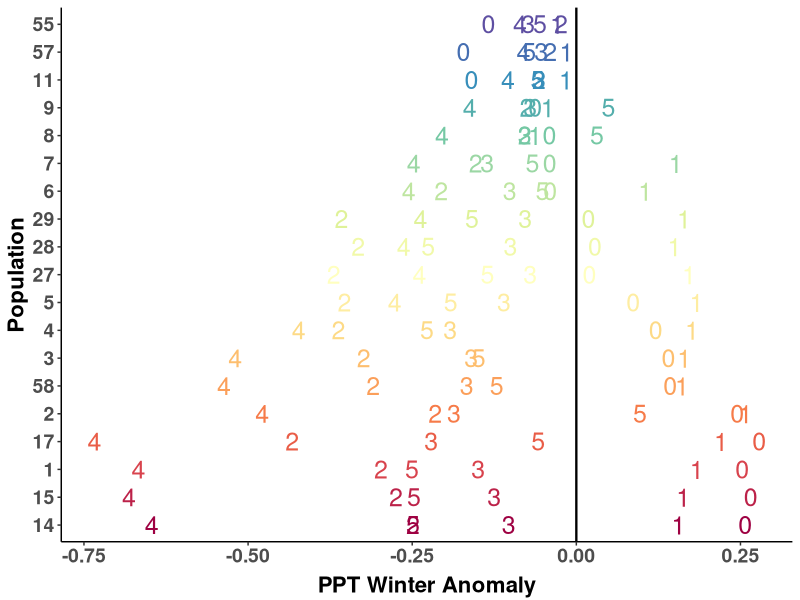
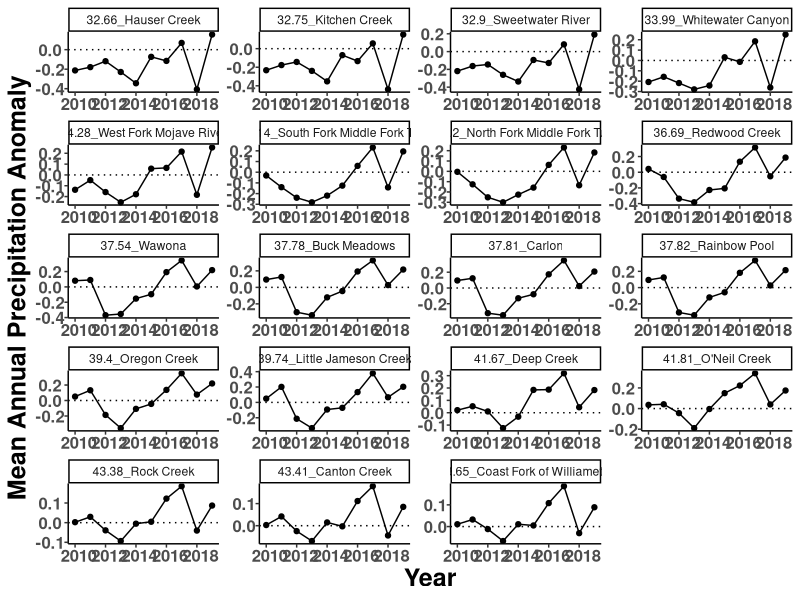
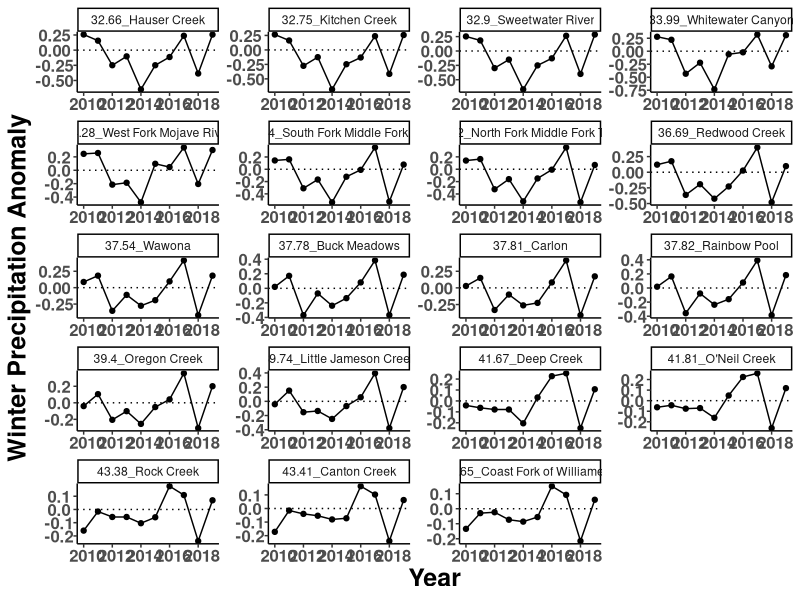
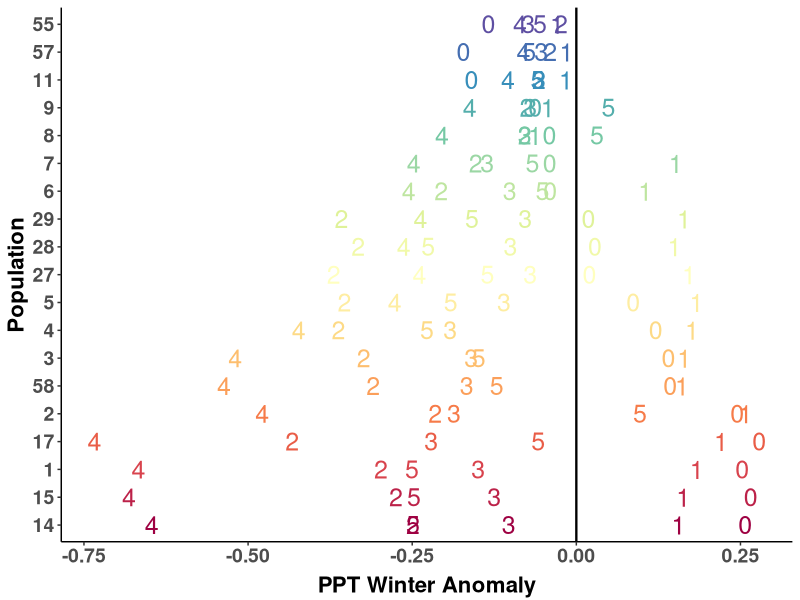
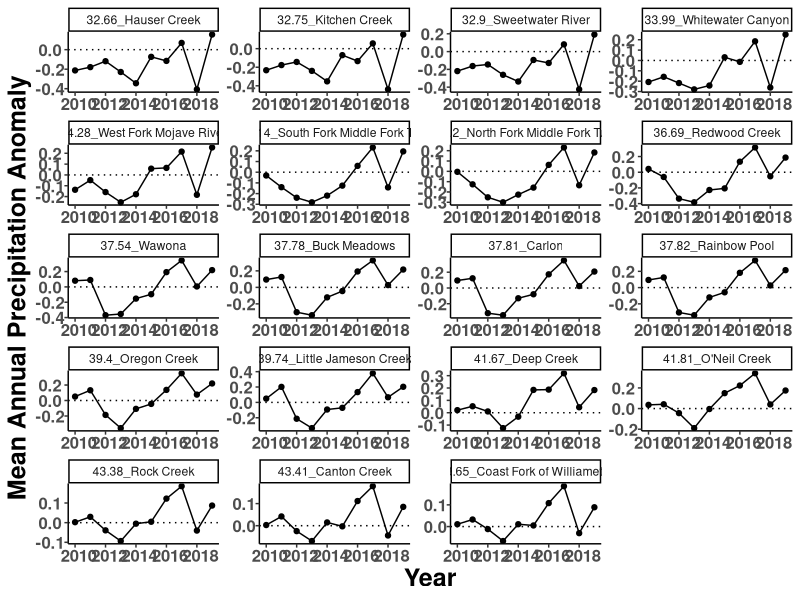
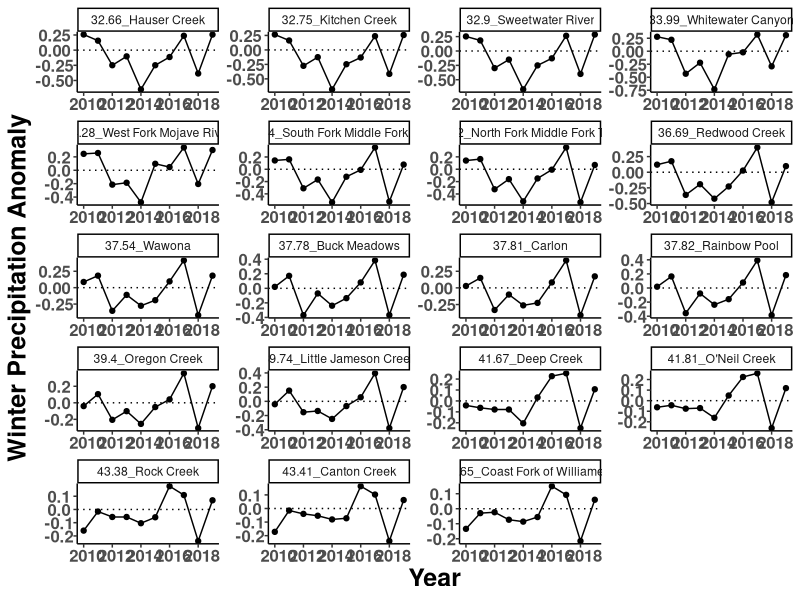

Write R code to recreate these figures, in order.
##################################################################################
## Daniel Anstett
## Some timeseries of weather and weather anomaly for each demography site
## 
## Last Modified January 22, 2020
###################################################################################
theme_ci <- function(){ 
  theme_classic() %+replace%    #replace elements we want to change
    theme(axis.text.x = element_text(size = 12, face = "bold", angle = 0,hjust = 0.4, vjust = 0.7), 
          axis.title = element_text(size = 18, face = "bold"), 
          axis.text.y = element_text(size = 12, face = "bold"))
          #strip.background = element_blank(),strip.text.x = element_text(size = 16, face = "bold"))
}
###################################################################################
#Load Libraries
library(tidyverse)
library(RColorBrewer)


#*******************************************************************************
### 1. Read in climate data
#*******************************************************************************

#Import weather data
wna2 <- read_csv("data/climate_data/demo_weather_wateryear.csv")  %>% filter(Paper_ID!=12)
wna2 <- wna2 %>% #Selects MAT, MAP, CMD,
  select(Site,Paper_ID,Latitude,Longitude,Year,MAT.weath=MAT,MAP.weath=MAP,CMD.weath=CMD) %>%  
  mutate(log.MAP.weath = log10(MAP.weath)) #Take log of MAP
#separate(ID_Year1, into = c("Site", "Year"), sep = "_") #makes site/year variable
wna2$Site <- as.factor(wna2$Site) ; wna2$Year <- as.numeric(wna2$Year) #define variables

#Import weather anomaly data
anom <- read_csv("data/climate_data/climate_anomaly_yearly.csv") %>% filter(Paper_ID!=12)

#Make Lat.Site Variable
wna2.site <- wna2 
wna2.site$Latitude <- round(wna2.site$Latitude ,digit=2) 
wna2.site <- wna2.site %>% unite(col=Lat.Site,c("Latitude","Site"),sep="_") %>% select(Lat.Site)
wna2 <- cbind(wna2,wna2.site)

anom.site <- anom 
anom.site$Latitude <- round(anom.site$Latitude ,digit=2) 
anom.site <- anom.site %>% unite(col=Lat.Site,c("Latitude","Site"),sep="_") %>% select(Lat.Site)
anom <- cbind(anom,anom.site)



#*******************************************************************************
### 2. Visualize drought anomaly
#*******************************************************************************

#Make populations appear in latitudinal order, filter year range
anom_year<-anom %>% mutate(Site.Lat=paste(Latitude,Paper_ID,sep="_")) %>% filter(Year<2016)
anom_year$Paper_ID<-as.factor(anom_year$Paper_ID) 
anom_year$Paper_ID<-factor(anom_year$Paper_ID,levels=c("55","57","11","9","8","7","6","29","28","27",
                                                       "5","4","3","58","2","17","1","15","14"))
#
Site.label<-c("43.6517_55"="55",
              "43.4137_57"="57",
              "43.37876_11"="11",
              "41.80979_9"="9",
              "41.66546_8"="8",
              "39.74298_7"="7",
              "39.39704_6"="6",
              "37.81878_29"="29",
              "37.81006_28"="28",
              "37.77722_27"="27",
              "37.53822_5"="5",
              "36.68952_4"="4",
              "36.20081_3"="3",
              "36.13756_58"="58",
              "34.28425_2"="2",
              "33.99329_17"="17",
              "32.89913_1"="1",
              "32.75206_15"="15",
              "32.65822_14"="14")


# N-S color gradient
lat_cols=colorRampPalette(brewer.pal(11,"Spectral"))
n.sites <- length(unique(anom_year$Paper_ID))
color.list <- lat_cols(n.sites)

anom_year$Paper_ID <- as.character(anom_year$Paper_ID)
#Use ggplot to generate plot with all required formating
ppt_wt_lat<-ggplot(anom_year, aes(x=Site.Lat, y=PPT_wt.anom, shape=factor(Year), col=factor(Paper_ID)))+ 
  geom_point(aes(fill=Paper_ID), size =6)+
  scale_shape_manual(values=c(48:53))+
  scale_y_continuous(name="PPT Winter Anomaly")+
  xlab("Population")+
  geom_hline(yintercept = 0, color="black", size=0.8)+
  coord_flip()+
  scale_color_manual(values= c("55"="#5E4FA2",
                               "57"="#456EB1",
                               "11"="#378EBA",
                               "9"="#54AEAC",
                               "8"="#75C8A4",
                               "7"="#9BD7A4",
                               "6"="#BEE5A0",
                               "29"="#DFF299",
                               "28"="#F1F9A9",
                               "27"="#FFFFBF",
                               "5"="#FEEDA2",
                               "4"="#FDDA86",
                               "3"="#FDBE6E",
                               "58"="#FB9F5A",
                               "2"="#F67B49",
                               "17"="#E95D47",
                               "1"="#D8434D",
                               "15"="#BC2249",
                               "14"="#9E0142"))+theme_classic()
ppt_wt_lat<-ppt_wt_lat + theme(legend.position = "none",
                               axis.title.x=element_text(size=16,vjust = 0, face="bold",hjust=0.5),
                               #axis.ticks.x = element_blank(),
                               axis.text.x = element_text(size=14, face="bold", angle=0,hjust=0.5),
                               axis.text.y = element_text(size=14,face="bold"),
                               axis.title.y = element_text(size=16,vjust = 1, face="bold",hjust=0.5))+
  scale_x_discrete(labels=Site.label)
ppt_wt_lat

ggsave("graphs/Climate/PPT_wt_pop.pdf",width=6, height = 8, units = "in")



#*******************************************************************************
### 3. Make climate timeseries
#*******************************************************************************

#Plot MAP anomaly
ggplot(anom, aes(x=Year, y=MAP.anom))+
  geom_point()+ geom_line()+ ylab("Mean Annual Precipitation Anomaly") +
  scale_x_continuous(breaks=c(2010,2012,2014,2016,2018))+
  geom_hline(yintercept=0, linetype="dotted") +
  facet_wrap(~Lat.Site, scale="free", nrow=5) + #theme_classic() #+
theme_ci()#+
#theme(strip.background = element_blank(), strip.text.x = element_blank(),
#     legend.title = element_blank())

ggsave("graphs/Climate/MAP_time.pdf",width=12, height = 8, units = "in")


#Plot PPT_wt anomaly
ggplot(anom, aes(x=Year, y=PPT_wt.anom))+
  geom_point()+ geom_line()+ ylab("Winter Precipitation Anomaly") +
  scale_x_continuous(breaks=c(2010,2012,2014,2016,2018))+
  geom_hline(yintercept=0, linetype="dotted") +
  facet_wrap(~Lat.Site, scale="free", nrow=5) + #theme_classic() #+
  theme_ci()#+
ggsave("graphs/Climate/PPT_wt_time.pdf",width=12, height = 8, units = "in")
